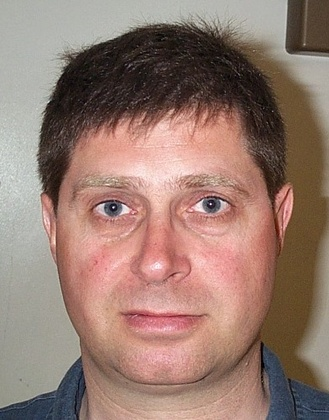
%> input picture images/DB1/db1_01.jpg, 329 x 420 px, shrunk from 392 x 500 before the run; its folder holds only this picture in this run
$ octave test_eyedetection.m   (GNU Octave 9; MATLAB toolbox functions it lacks are replaced by stand-ins)
%> lines starting %> are read from the running program, lines starting %| are printed output that depends on the picture; in (x1, y1, x2, y2) boxes, pixels count from 0 and x2, y2 are one past the last pixel; in counts of white or black regions, pixels touching at a corner belong together; the program's own positions count from 1
### AWB_max.m
function imOut = AWB_max(im)
%Takes in a non-color corrected image and returns an image that is white
%balanced (white world assumption)

%Seperate channels
R = im(:,:,1);
G = im(:,:,2);
B = im(:,:,3);

%Find max value
[columns, rows, channels] = size(im);
R_max = max(R(:));
G_max = max(G(:));
B_max = max(B(:));

%If G_max is smal, scale it up
if(G_max < 0.8)
    G = G/(max(abs(G(:))));
    G_max = max(G(:));
end

%Compute the gain
alphaRed = G_max/R_max;
betaBlue = G_max/B_max;

%Compute color corrected image
R = R*alphaRed;
B = B*betaBlue;

%Combined image
imOut = cat(channels,R,G,B);
end

### skinDetection.m
function faceMask = skinDetection(im)
%Takes in an image and returns a binary image, representing a the face.

%Excract columns and rows
[columns, rows, channel] = size(im);

%RGB to YCgCr, separate channels
YCgCr = rgb2ycgcr(im);
Y = YCgCr(:,:,1);
Cg = YCgCr(:,:,2);
Cr = YCgCr(:,:,3);

%Convert image to binary image with thresholds
faceMask = im2bw(im);

for i = 1:1:columns
    for j = 1:1:rows
        if ( Y(i,j) > 110/255.0 )
            if ( 90/255.0 < Cg(i,j) ) && ( Cg(i,j) < 125/255.0)
                if ( 135/255.0 < Cr(i,j) ) && ( Cr(i,j) < 175/255.0)
                        faceMask(i,j, :) = 1;
                end
            else, faceMask(i,j, :) = 0;

            end
        else, faceMask(i,j, :) = 0;
        end
    end
end


%Create structure elements
se = strel('disk',4);
se2 = strel('disk',9);
se3 = strel('disk',31);
se4 = strel('square',25);

% Morphological operations
faceMask = imopen(faceMask, se);
faceMask = imclose(faceMask, se2);
faceMask = imopen(faceMask, se2);

faceMask = imdilate(faceMask, se3);
faceMask = imerode(faceMask, se3);
faceMask = imerode(faceMask, se4);
faceMask = imdilate(faceMask, se4);

%Extract area and PixelList from all blobs
blobs = regionprops(faceMask,'Area', 'PixelList');

    if isempty(blobs)   %If no blobs was found, display error message
        pixelList = 0;
        disp('No face was found');
    else
        [~,ind] = max(cat(1,blobs.Area));   %Get index of the largest blob
        pixelList = blobs(ind).PixelList;      %Get the pixel list of the largest blob
    end

%Create mask of the largest blob
faceMask = maskFromMatrix(pixelList, im);

end

### rgb2ycgcr.m
function outImg = rgb2ycgcr(inImg)
%Converts from rgb to YCgCr colorspace

%Seperate RGB channels
R = inImg(:,:,1);
G = inImg(:,:,2);
B = inImg(:,:,3);

%Linear transform from RGB to YCgCr
Y = 16 + 65.481.*R + 128.553.*G + 24.966.*B;
Cg = 128 - 81.085.*R + 112.*G - 30.0915.*B;
Cr = 128 + 122.*R - 93.768.*G - 18.214.*B;

%Combine channels into one image
outImg = zeros(size(inImg));
outImg(:,:,1) = Y;
outImg(:,:,2) = Cg;
outImg(:,:,3) = Cr;
outImg = outImg./255;
end

### maskFromMatrix.m
function mask = maskFromMatrix(matrix, im)

%Excract columns and rows
[columns, rows, channel] = size(im);

mask = zeros(columns, rows);    %Create a black image, same size as the input image
matrixSize = length(matrix);    %Calculate the length of the input matrix

%Get row and column information in matrix and use it to fill the mask with
%white pixels
for i=1:1:matrixSize
    col = matrix(i,1);
    row = matrix(i,2);
    mask(row,col) = 1;
end
end

### eyedetectionV2.m
function [eye1, eye2] = eyedetectionV2(im)
% EYEDETECTIONV1 takes image input and returns two 1x2 vectors, one for each eyes x,y position.

% vitbalans, endast för bilder med tonförändring
im = AWB_max(im);

% applicera facemask
facemask = skinDetection(im);
im = im.*facemask;

% munposition, om mouth_pos (0,0) hittades den inte
mouth_pos = mouthDetection(im);

% konvertera bilden till NTSC format för att enklare hitta eye dot genom chromasitet
% använd endast luminocity kanalen
YIQim = rgb2ntsc(im);
imChrom = YIQim(:,:,1);

% bilddimensioner, används för att normalisera distanser för bilderna
im_height = length(imChrom(:,1)); im_width = length(imChrom(1,:));
im_area = im_height*im_width;
im_dist = round(sqrt(im_area));

% morfologi, dilation följt av erosion med 9x9 element och tar differensen
se1 = strel('disk', 9);
imOp = imopen(imChrom,se1);
imCl = imclose(imChrom,se1);
imDiff = imCl - imOp;

% Adaptiv tröskla genom bilden tills 6 blobbar med min area eller 2 med max area
thresh = 0.8; step = 0.05;
blob_minarea = round(im_area/10000); blobs_maxarea = round(im_area/1000);
counter_minarea = 0; counter_maxarea = 0;
imThresh = imDiff(:,:) > thresh;

while counter_minarea < 7 && counter_maxarea < 2 && thresh > 0.35
    counter_minarea = 0; counter_maxarea = 0;
    imThresh = imDiff(:,:) > thresh;
    blobs = regionprops(imThresh);
    blobs_amount = length(blobs(:));
    for i = 1:1:blobs_amount
        if blobs(i).Area > blob_minarea
            counter_minarea = counter_minarea + 1;
            if blobs(i).Area > blobs_maxarea
                counter_maxarea = counter_maxarea + 1;
            end
        end
    end
        thresh = thresh - step;
end

% Gör ögon tydligare, ta bort noise genom morfologisk stängning
se2 = strel('disk',3);
imThresh = imopen(imThresh,se2);
imThresh = imclose(imThresh,se2);

% ta bort blobbar från kanten som är 1/4 över, under (och inkl) munnen samt är för långa
% Omringar området som tas bort med en låda vilket kan överlappa ögats blob
maxLength = im_dist/6;
h_remove = round(im_height/4);
blobs = regionprops(imThresh);
blobs_amount = length(blobs(:));
bottom =  mouth_pos(2) - (im_height/10);
if mouth_pos(1) == 0 && mouth_pos(2) == 0
    bottom = h_remove;
end
if blobs_amount > 2
    for i = 1:1:blobs_amount
        box = blobs(i).BoundingBox;
        if blobs(i).Centroid(2) > bottom || box(3) > maxLength || box(4) > maxLength
            imThresh(round(box(2)):round(box(4) + box(2)-1), round(box(1)):round(box(3) + box(1)-1)) = 0;
        end
    end
end

% ta ögon enligt munnens position (kollar vinkel)
if mouth_pos(1) > 0 && mouth_pos(2) > 0
    blobs = regionprops(imThresh);
    blobs_amount = length(blobs(:));
    angle_upper = 1.396263; % 80 grader
    angle_lower = 0.7853982; % 45 grader
    for blob_current = 1:1:(blobs_amount)
        hypotenuse = sqrt((blobs(blob_current).Centroid(1) - mouth_pos(1))^2 + (blobs(blob_current).Centroid(2) - mouth_pos(2))^2);
        perpendicular = abs(blobs(blob_current).Centroid(2) - mouth_pos(2));
        angle = asin(perpendicular/hypotenuse);
        if  angle > angle_upper || angle < angle_lower
            box = blobs(blob_current).BoundingBox;
            imThresh(round(box(2)):round(box(4) + box(2)-1), round(box(1)):round(box(3) + box(1)-1)) = 0;
        end
    end
end

% Ifall det finns mer än 2 kvar ta endast dem 2 närmst till mun
blobs = regionprops(imThresh);
blobs_amount = length(blobs(:));
smallest1 = realmax('double'); smallest2 = realmax('double');
if blobs_amount > 2
    for blob_current = 1:1:blobs_amount
        hypotenuse = sqrt((blobs(blob_current).Centroid(1) - mouth_pos(1))^2 + (blobs(blob_current).Centroid(2) - mouth_pos(2))^2);
        if hypotenuse < smallest1
            smallest2 = smallest1;
            smallest1 = hypotenuse;
        elseif hypotenuse < smallest2
            smallest2 = hypotenuse;
        end
    end
    for blob_current = 1:1:blobs_amount
        hypotenuse = sqrt((blobs(blob_current).Centroid(1) - mouth_pos(1))^2 + (blobs(blob_current).Centroid(2) - mouth_pos(2))^2);
        if hypotenuse > smallest2
            box = blobs(blob_current).BoundingBox;
            imThresh(round(box(2)):round(box(4) + box(2)-1), round(box(1)):round(box(3) + box(1)-1)) = 0;
        end
    end
end

% DEBUG: Se resultat av algoritmen. Det borde endast finnas 2 vita blobbar som är ögonen
% figure; imshow(imThresh);

% Få ögats position med regionprops, returnera värden
eyeStruct = regionprops(imThresh);
eyes_amount = length(eyeStruct(:));
if eyes_amount == 2
    eye1 = eyeStruct(1).Centroid;
    eye2 = eyeStruct(2).Centroid;
else
    eye1 = zeros(1,2);
    eye2 = zeros(1,2);
    % disp("ERROR: Could not find the eyes");
end
end

### mouthDetection.m
function centroid = mouthDetection(im)
%MOUTHDETECTION takes in a RGB image and returns x and
%y position of the mouth

%Excract columns and rows
[columns, rows] = size(im);

%Convert to YCbCr color space
im_2 = rgb2ycbcr(im);
Cb = im_2(:,:,2);
Cr = im_2(:,:,3);

%Using formulas for mouth map
Cr_2 = power(Cr,2);
Cr_Cb = Cr./Cb;

num = (sum(sum(Cr_2)))/(columns*rows);
den = (sum(sum(Cr_Cb)))/(columns*rows);
n = 0.95*(num/den);

a = power(Cr_2-n*Cr_Cb,2);
mouthMap = Cr_2.*a;

%Normalize image by max value
mouthMap = mouthMap/(abs(max(mouthMap(:))));

%Structure elements
se = strel('disk', 15);
se2 = strel('rectangle', [10 60]);
se3 = strel('rectangle', [2 10]);
se4 = strel('rectangle', [40 2]);

%Morphological operations
mouthMap = imdilate(mouthMap, se);
mouthMap =  (mouthMap > 0.5) & (mouthMap < 0.9);    %Thresholding image


mouthMap = imerode(mouthMap, se3);
mouthMap = imdilate(mouthMap, se);
mouthMap = imfill(mouthMap, 'holes');
mouthMap = imerode(mouthMap, se2);
mouthMap = imdilate(mouthMap, se4);
mouthMap = imerode(mouthMap, se4);

%Extract area and centroid properties from all blobs
blobs = regionprops(mouthMap,'Area','Centroid');

if isempty(blobs)   %If no blobs was found, display error message
    centroid = [0,0];
    disp('No mouth was found')
else
    [~,ind] = max(cat(1,blobs.Area));   %Get index of the largest blob
    centroid = blobs(ind).Centroid;     %Get the centroid of the largest blob
end

end

### test_eyedetection.m
clear
num_success = 0;
num_error = 0;

% Test DB1
disp(" ");
disp("DB1")
for n=1:16
    im{n} = imread(sprintf('images/DB1/db1_%02d.jpg',n));
    im{n} = im2double(im{n}); % måste konvertera den till double innan vi skickar
    [eye1, eye2] = eyedetectionV2(im{n});
%> in AWB_max, `B = im(:,:,3);`:
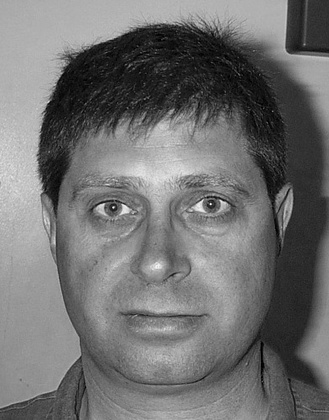
%> B: size 420x329 double; min 0, max 1, mean 0.439
%> in AWB_max, `[columns, rows, channels] = size(im);`: columns = 420; rows = 329; channels = 3
%> in AWB_max, `R_max = max(R(:));`: R_max = 1
%> in AWB_max, `G_max = max(G(:));`: G_max = 0.988
%> in AWB_max, `B_max = max(B(:));`: B_max = 1
%> in AWB_max, `alphaRed = G_max/R_max;`: alphaRed = 0.988
%> in skinDetection, `faceMask = im2bw(im);`:
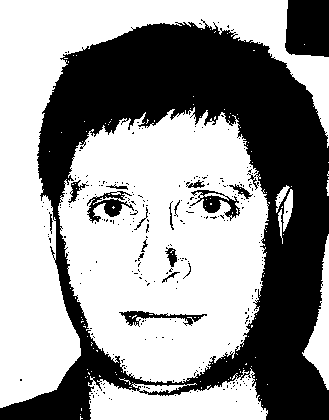
%> faceMask: size 420x329 logical; 59.9% white; 278 black regions (260 under 20 px), largest, box (x1, y1, x2, y2) and area: (0, 19, 329, 420) 50190, (285, 0, 329, 57) 2340, (87, 191, 134, 223) 591
%> after the loop in skinDetection, `for i = 1:1:columns`: faceMask: size 420x329 logical; 40% white; 138 white regions (134 under 20 px), largest, box (x1, y1, x2, y2) and area: (40, 103, 271, 384) 46965, (82, 352, 269, 420) 7450, (275, 182, 294, 247) 579, (80, 405, 86, 420) 60
%> in skinDetection, `faceMask = imopen(faceMask, se);`: faceMask: size 420x329 logical; 38% white; 5 white regions, box (x1, y1, x2, y2) and area: (57, 111, 271, 384) 44704, (86, 366, 268, 420) 6947, (41, 195, 56, 247) 521, (282, 195, 294, 222) 217, (276, 189, 287, 203) 97
%> in skinDetection, `faceMask = imclose(faceMask, se2);`: faceMask: size 420x329 logical; 39.9% white; 1 white region, box (x1, y1, x2, y2) and area: (41, 111, 294, 420) 55097
%> in skinDetection, `faceMask = imopen(faceMask, se2);`: faceMask: size 420x329 logical; 39.7% white; 1 white region, box (x1, y1, x2, y2) and area: (41, 112, 293, 420) 54793
%> in skinDetection, `faceMask = imdilate(faceMask, se3);`: faceMask: size 420x329 logical; 60.2% white; 1 black region, box (x1, y1, x2, y2) and area: (0, 0, 329, 420) 55023
%> in skinDetection, `faceMask = imerode(faceMask, se3);`: faceMask: size 420x329 logical; 41.3% white; 1 white region, box (x1, y1, x2, y2) and area: (41, 112, 293, 420) 57055
%> in skinDetection, `faceMask = imerode(faceMask, se4);`: faceMask: size 420x329 logical; 32.9% white; 1 white region, box (x1, y1, x2, y2) and area: (55, 126, 276, 420) 45412
%> in skinDetection, `faceMask = imdilate(faceMask, se4);`:
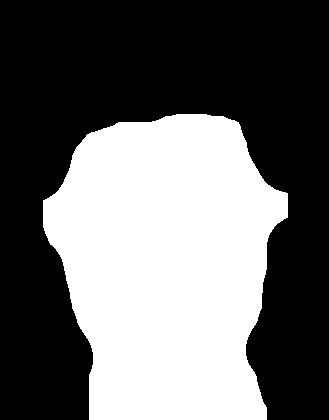
%> faceMask: size 420x329 logical; 41.1% white; 1 white region, box (x1, y1, x2, y2) and area: (43, 114, 288, 420) 56812
%> in skinDetection, `blobs = regionprops(faceMask,'Area', 'PixelList');`: blobs = 1 region; Area: 56812
%> in skinDetection, `[~,ind] = max(cat(1,blobs.Area));`: ind = 1
%> in maskFromMatrix, `matrixSize = length(matrix);`: matrixSize = 56812
%> the loop in maskFromMatrix, `for i=1:1:matrixSize` made 56812 passes
%> (col, row) on passes 1 to 3: (44, 201), (44, 202), (45, 201)
%> in mouthDetection, `im_2 = rgb2ycbcr(im);`: im_2: size 420x329x3 double; mean of channels 1, 2, 3 0.28, 0.48, 0.539
%> in mouthDetection, `Cr_Cb = Cr./Cb;`:
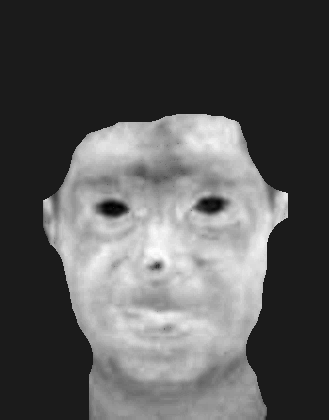
%> Cr_Cb: size 420x329 double; min 0.94, max 1.5, mean 1.13; drawn with min black and max white
%> in mouthDetection, `num = (sum(sum(Cr_2)))/(columns*rows);`: num = 0.0977
%> in mouthDetection, `den = (sum(sum(Cr_Cb)))/(columns*rows);`: den = 0.378
%> in mouthDetection, `n = 0.95*(num/den);`: n = 0.246
%> in mouthDetection, `mouthMap =  (mouthMap > 0.5) & (mouthMap < 0.9);`: mouthMap: size 420x329 logical; 1.3% white; 1 white region, box (x1, y1, x2, y2) and area: (120, 298, 202, 342) 1778
%> in mouthDetection, `mouthMap = imerode(mouthMap, se3);`: mouthMap: size 420x329 logical; 0.68% white; 1 white region, box (x1, y1, x2, y2) and area: (124, 298, 197, 341) 940
%> in mouthDetection, `mouthMap = imdilate(mouthMap, se);`: mouthMap: size 420x329 logical; 4.2% white; 1 white region, box (x1, y1, x2, y2) and area: (110, 284, 211, 355) 5783
%> in mouthDetection, `mouthMap = imfill(mouthMap, 'holes');`: mouthMap: size 420x329 logical; 4.2% white; 1 white region, box (x1, y1, x2, y2) and area: (110, 284, 211, 355) 5846
%> in mouthDetection, `mouthMap = imerode(mouthMap, se2);`: mouthMap: size 420x329 logical; 1.1% white; 1 white region, box (x1, y1, x2, y2) and area: (139, 294, 181, 346) 1508
%> in mouthDetection, `mouthMap = imdilate(mouthMap, se4);`:
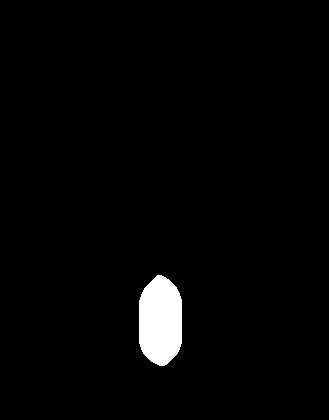
%> mouthMap: size 420x329 logical; 2.3% white; 1 white region
%> in mouthDetection, `blobs = regionprops(mouthMap,'Area','Centroid');`: blobs = 1 region; Area and Centroid: 1508 [160.7 321.1]
%> in mouthDetection, `centroid = blobs(ind).Centroid;`: centroid = [160.7 321.1]
%> in eyedetectionV2, `YIQim = rgb2ntsc(im);`: YIQim: size 420x329x3 double; mean of channels 1, 2, 3 0.253, 0.0559, 0.0101
%> in eyedetectionV2, `imChrom = YIQim(:,:,1);`:
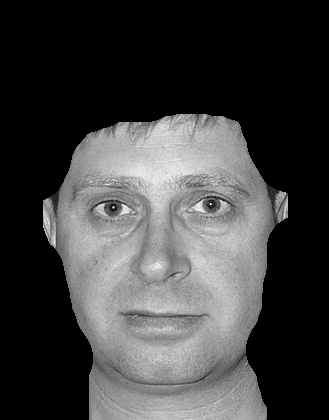
%> imChrom: size 420x329 double; min 0, max 0.988, mean 0.253
%> in eyedetectionV2, `im_height = length(imChrom(:,1))`: im_height = 420
%> in eyedetectionV2, `im_width = length(imChrom(1,:))`: im_width = 329
%> in eyedetectionV2, `im_area = im_height*im_width;`: im_area = 138180
%> in eyedetectionV2, `im_dist = round(sqrt(im_area));`: im_dist = 372
%> in eyedetectionV2, `imDiff = imCl - imOp;`:
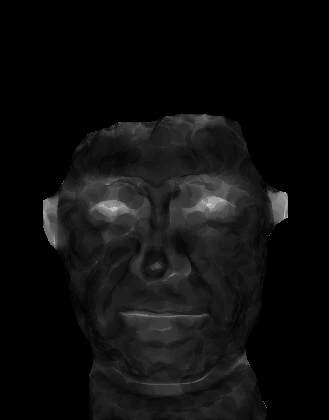
%> imDiff: size 420x329 double; min 0, max 0.907, mean 0.0572
%> in eyedetectionV2, `blob_minarea = round(im_area/10000)`: blob_minarea = 14
%> in eyedetectionV2, `blobs_maxarea = round(im_area/1000)`: blobs_maxarea = 138
%> the loop in eyedetectionV2, `while counter_minarea < 7 && counter_maxarea < 2 && thresh > 0.35` made 7 passes
%> blobs_amount on passes 1 to 7: 2, 3, 7, 15, 7, 10, 7
%> after the loop in eyedetectionV2, `while counter_minarea < 7 && counter_maxarea < 2 && thresh > 0.35`: thresh = 0.45
%> in eyedetectionV2, `maxLength = im_dist/6;`: maxLength = 62
%> in eyedetectionV2, `h_remove = round(im_height/4);`: h_remove = 105
%> in eyedetectionV2, `blobs = regionprops(imThresh);`: blobs = 4 regions; box (x1, y1, x2, y2), Area and Centroid: (197, 196, 223, 211) 243 [210.7 204], (98, 200, 124, 214) 234 [111.6 207.1], (277, 192, 288, 210) 143 [283.8 200.9], (43, 202, 50, 209) 39 [47.1 205.9]
%> in eyedetectionV2, `blobs_amount = length(blobs(:));`: blobs_amount = 4
%> in eyedetectionV2, `bottom =  mouth_pos(2) - (im_height/10);`: bottom = 279.1
%> the loop in eyedetectionV2, `for i = 1:1:blobs_amount` made 4 passes
%> box on passes 1 to 4: [43.5 202.5 7 7], [98.5 200.5 26 14], [197.5 196.5 26 15], [277.5 192.5 11 18]
%> the loop in eyedetectionV2, `for blob_current = 1:1:(blobs_amount)` made 4 passes
%> (hypotenuse, perpendicular, angle, box) on pass 4: (172.1, 120.2, 0.773, [277.5 192.5 11 18])
%> (hypotenuse, perpendicular, angle) on passes 1 to 3: (161.7, 115.1, 0.792), (124, 113.9, 1.16), (127.2, 117, 1.17)
%> in eyedetectionV2, `blobs = regionprops(imThresh);`: blobs = 3 regions; box (x1, y1, x2, y2), Area and Centroid: (197, 196, 223, 211) 243 [210.7 204], (98, 200, 124, 214) 234 [111.6 207.1], (43, 202, 50, 209) 39 [47.1 205.9]
%> in eyedetectionV2, `blobs_amount = length(blobs(:));`: blobs_amount = 3
%> the loop in eyedetectionV2, `for blob_current = 1:1:blobs_amount` made 3 passes
%> (hypotenuse, smallest2, smallest1) on passes 1 to 2: (161.7, 1.8e+308, 161.7), (124, 161.7, 124)
%> (hypotenuse, smallest2) on pass 3: (127.2, 127.2)
%> the loop in eyedetectionV2, `for blob_current = 1:1:blobs_amount` made 3 passes
%> (hypotenuse, box) on pass 1: (161.7, [43.5 202.5 7 7])
%> hypotenuse on passes 2 to 3: 124, 127.2
%> in eyedetectionV2, `eyeStruct = regionprops(imThresh);`: eyeStruct = 2 regions; box (x1, y1, x2, y2), Area and Centroid: (197, 196, 223, 211) 243 [210.7 204], (98, 200, 124, 214) 234 [111.6 207.1]
%> in eyedetectionV2, `eyes_amount = length(eyeStruct(:));`: eyes_amount = 2
%> in eyedetectionV2, `eye1 = eyeStruct(1).Centroid;`: eye1 = [111.6 207.1]
%> in eyedetectionV2, `eye2 = eyeStruct(2).Centroid;`: eye2 = [210.7 204]
%> eye1 = [111.6 207.1]; eye2 = [210.7 204]
    pos = [eye1; eye2];
%> pos = [111.6 207.1; 210.7 204]
%> (the run ends here)
